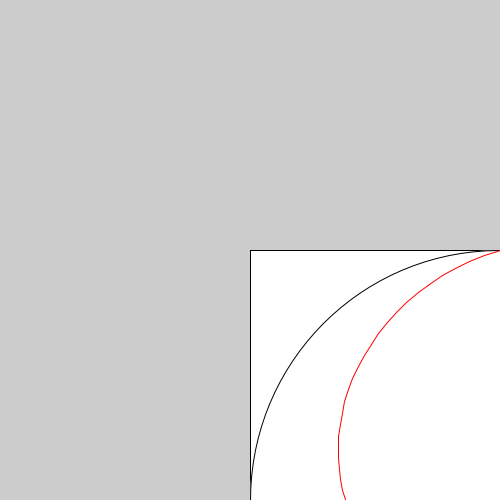
Frame 1 (no input)
Frame 60 (the mouse pressed at the canvas centre just before this capture): identical to frame 1, image omitted
Frame 120 (the mouse held since frame 60 and released just before this capture): identical to frame 1, image omitted

The Processing sketch that drew this single still picture (run headless with seeded random() and noise(); from frame 60 on, the mouse is pressed at the canvas centre):

// Processing sketch: GoldFiboSpiral
// ── GoldFiboSpiral.pde
int[] fibo = {0, 1, 1}; //フィボナッチ数列の配列
int[] SGN = {-1, 1, 1, -1};  //正方形を敷き詰める方向
void setup(){
  size(500, 500);
  translate(width / 2, height / 2);
  stroke(0);
  drawFiboSpiral(); //フィボナッチらせんの描画
  stroke(255, 0, 0);
  drawGoldSpiral(); //黄金らせんの描画
}

// ── drawFibSpiral.pde
void drawFiboSpiral(){
  float xPos = 0;
  float yPos = 0;
  float scalar = (float) width / (2 * fibo[fibo.length-1]);  //拡大・縮小比率
  for(int i = 1; i < fibo.length - 1; i++){
    rect(scalar * xPos,
      scalar * yPos,
      scalar * SGN[(i+1) % 4] * fibo[i],
      scalar * SGN[i % 4] * fibo[i]);
    arc(scalar * (xPos + SGN[(i+1) % 4] * fibo[i]),
      scalar * (yPos + SGN[i % 4] * fibo[i]),
      scalar * 2 * fibo[i],
      scalar * 2 * fibo[i],
      (1 + i) * PI / 2,
      (2 + i) * PI / 2);
    if (i % 2 == 1){
      xPos += SGN[i % 4] * (fibo[i] + fibo[i+1]);
    } else {
      yPos += SGN[i % 4] * (fibo[i] + fibo[i+1]);
    }
  }
}

// ── drawGoldSpiral.pde
void drawGoldSpiral(){
  float scalar = (float) width / (2 * fibo[fibo.length - 1]);
  float PHI = (1 + sqrt(5)) / 2;  //黄金数
  float STEP = -PI / 50;
  PVector O = new PVector(1, 1);  //らせんの中心
  PVector v = new PVector(0, 1);  //らせんの出発点
  for(int i = 1; i < fibo.length - 1; i++){
      v.add(SGN[i % 4]* fibo[i], SGN[(i-1) % 4]* fibo[i]);  //出発点を順に移動
  }
  v.sub(O);
  v.mult(scalar); //ウィンドウサイズに合わせてスカラー倍
  translate(scalar,  scalar); //ウィンドウサイズに合わせて移動
  for (int i = 0; i < (fibo.length - 2) * 25; i++){ //正方形1つにつき90度分のらせんを描画
    PVector nextV = v.copy();
    nextV.rotate(STEP);
    nextV.mult(pow(PHI, 2 * STEP / PI));
    line(v.x, v.y, nextV.x, nextV.y);
    v = nextV;
  }
}

// ── mouseClicked.pde
void draw(){}
void mouseClicked() {
  background(255);
  int nextFibo = fibo[fibo.length-2] + fibo[fibo.length-1];
  fibo = append(fibo, nextFibo);
  translate(width / 2, height / 2);
  stroke(0);
  drawFiboSpiral();
  stroke(255, 0, 0);
  drawGoldSpiral();
  println(nextFibo);
}
